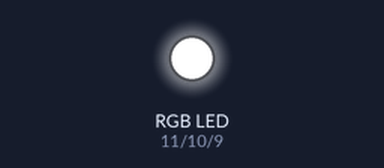
Bench run of a sketch on a simulated Arduino Uno, built with avr-gcc and run on an emulated ATmega328P. On the bench: an RGB LED mixed from three pins (HIGH = lit). Dim RGB values are drawn brighter than linear; pins used as bus, display or sensor lines are not drawn.

Above: at 0.05 s.
At 1.25 s:
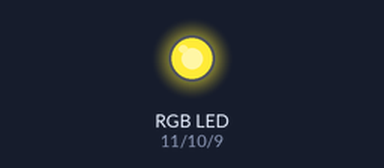
At 1.85 s:
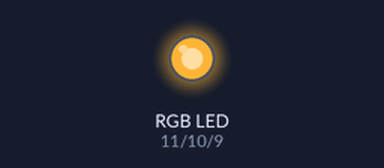
At 2.5 s:
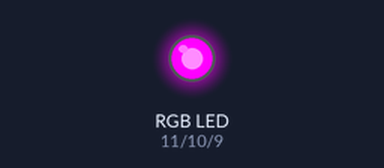
At 3.75 s:
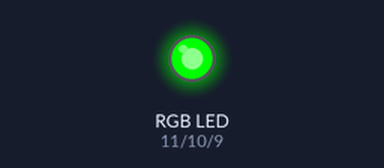
At 5.0 s:
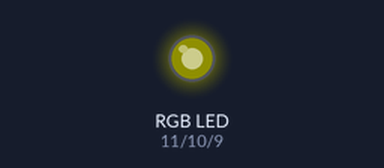
Timing chart, 0 to 6.5 s (numbered marks = the images above):
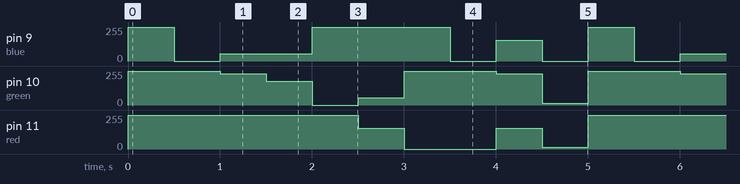

Measured:
- by itself, pin 9 (blue): repeats every 5.0 s: 0/255 0.50 s, 55/255 1.0 s, 255/255 1.5 s, 0/255 0.50 s, 155/255 0.50 s, 0/255 0.50 s, 255/255 0.50 s
- by itself, pin 11 (red): repeats every 5.0 s: 155/255 0.50 s, 0/255 1.0 s, 155/255 0.50 s, 15/255 0.50 s, 255/255 2.5 s
- by itself, pin 10 (green): repeats every 5.0 s: 235/255 0.50 s, 180/255 0.50 s, 0/255 0.50 s, 55/255 0.50 s, 255/255 1.0 s, 235/255 0.50 s, 15/255 0.50 s, 255/255 1.0 s

The sketch:

LAB.04.02.ino
```cpp
void setup() {
  pinMode(9,OUTPUT);    //blue
  pinMode(10,OUTPUT);   //green
  pinMode(11,OUTPUT);   //red
  pinMode(5,OUTPUT);    //gnd
  digitalWrite(5, HIGH);    //sets gnd to 0v
}

void doLED(int blue, int green, int red){

  red = red & 0xFF;
  green = green & 0xFF;
  blue = blue & 0xFF;

  analogWrite(11, 255-red);
  analogWrite(10, 255-green);
  analogWrite(9, 255-blue);

  }

void loop() {

    doLED(0,0,0);   //off
  delay(500);

    doLED(255,0,0); //red
  delay(500);

    doLED(200,20,0); //orange
  delay(500);

    doLED(200,75,0); //yellow
  delay(500);

    doLED(0,255,0); //green
  delay(500);

    doLED(0,200,100); //cyan
  delay(500);

    doLED(0,0,255); //blue
  delay(500);

    doLED(255,0,255); //purple
  delay(500);

    doLED(100,20,100); //magenta
  delay(500);

    doLED(255,240,240); //white
  delay(500);
}
```
